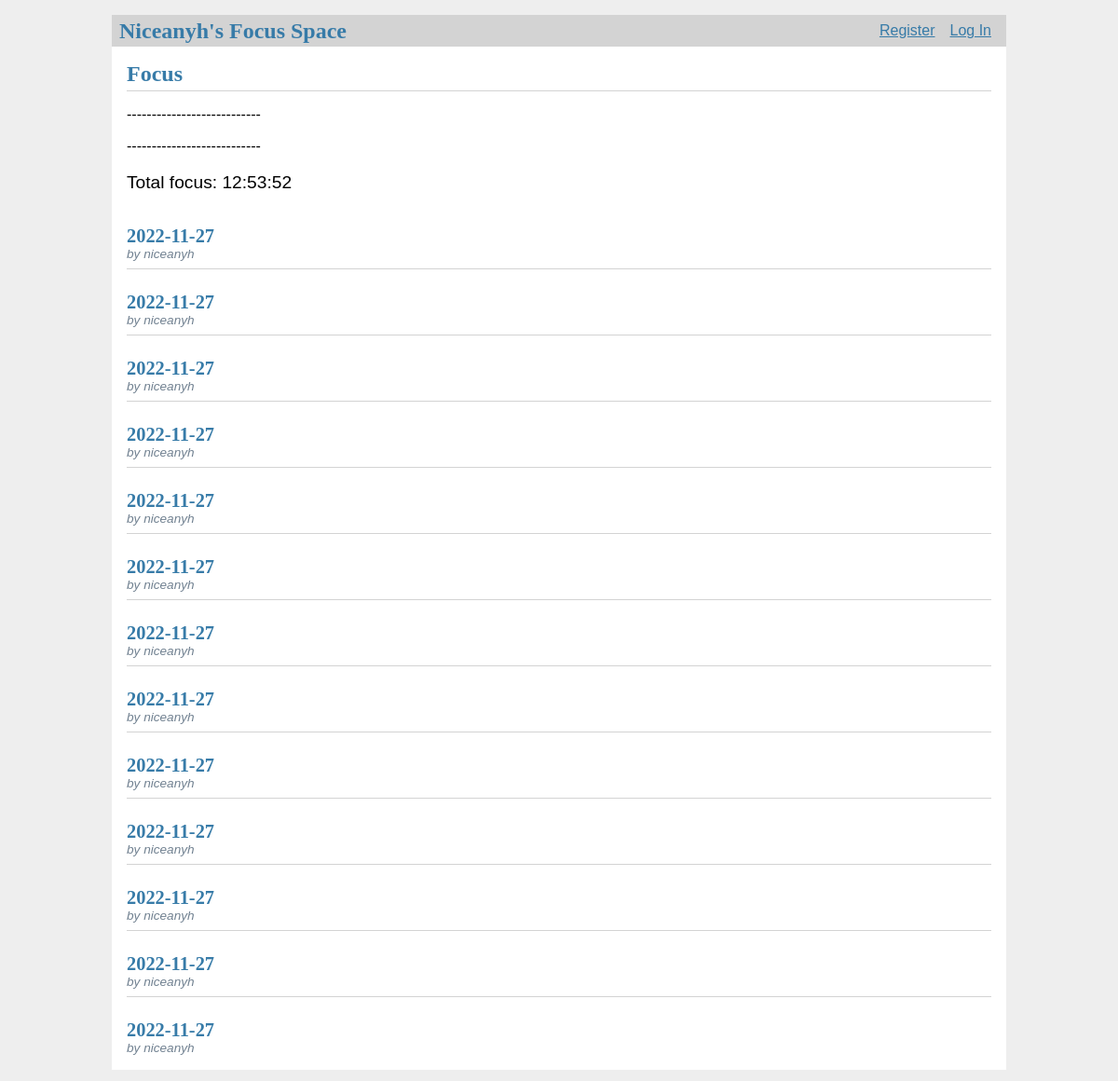
The page / on the database its author committed.
### tables this page shows
CREATE TABLE clock (
  id INTEGER PRIMARY KEY AUTOINCREMENT,
  author_id INTEGER NOT NULL,
  created TIMESTAMP NOT NULL DEFAULT CURRENT_TIMESTAMP,
  ended TIMESTAMP NULL,
  title TEXT NULL,
  FOREIGN KEY (author_id) REFERENCES user (id)
);

CREATE TABLE user (
  id INTEGER PRIMARY KEY AUTOINCREMENT,
  username TEXT UNIQUE NOT NULL,
  password TEXT NOT NULL
);

### focus/blog.py (the view)
@bp.route('/')
def index():
    db = get_db()
    posts = db.execute(
        'SELECT p.id, title, body, created, author_id, username'
        ' FROM post p JOIN user u ON p.author_id = u.id'
        ' ORDER BY created DESC'
    ).fetchall()
    clocks = db.execute(
        'SELECT c.id, title, created,ended ,author_id, username'
        ' FROM clock c JOIN user u ON c.author_id = u.id'
        ' ORDER BY created DESC'
    ).fetchall()
    summary = db.execute(
        'SELECT c.id, title, created,ended'
        ' FROM clock c JOIN user u ON c.author_id = u.id WHERE ended IS NOT NULL'
        ' ORDER BY created DESC'
    ).fetchall()
    total_focus = timedelta(days=0, seconds=0, microseconds=0, milliseconds=0, minutes=0, hours=0, weeks=0)
    for s in summary:
        total_focus = total_focus+ s['ended']- s['created']
    return render_template('blog/index.html', posts=posts,clocks=clocks,total_focus=total_focus)

### focus/auth.py (called while the page is built)
@bp.before_app_request
def load_logged_in_user():
    user_id = session.get('user_id')
    if user_id is None:
        g.user = None
    else:
        g.user = get_db().execute(
            'SELECT * FROM user WHERE id = ?', (user_id,)
        ).fetchone()

### focus/db.py (called while the page is built)
def get_db():
    if 'db' not in g:
        g.db = sqlite3.connect(
            current_app.config['DATABASE'],
            detect_types=sqlite3.PARSE_DECLTYPES
        )
        g.db.row_factory = sqlite3.Row
    return g.db

### focus/templates/blog/index.html (shortened to what this page needs)
{% extends 'base.html' %}
{% block header %}
  <h1>{% block title %}Focus{% endblock %}</h1>
{% endblock %}
{% block content %}
  <p>---------------------------</p>
  <p>---------------------------</p>
  <p style="font-size:120%;">Total focus: {%print(total_focus)%}</p>
  {% for clock in clocks %}
    <article class="post">
      <header>
        <div>
          <h1>{{ clock['created'].strftime('%Y-%m-%d') }}</h1>
          <div class="about">by {{ clock['username'] }}</div>
        </div>
      </header>
    </article>
    {% if not loop.last %}
      <hr>
    {% endif %}
  {% endfor %}
  {% endblock %}

### focus/templates/base.html (shortened to what this page needs)
<!doctype html>
<link rel="stylesheet" href="{{ url_for('static', filename='style.css') }}">
<nav>
  <h1>Niceanyh's Focus Space</h1>
  <ul>
    {% if g.user %}
      <li><span>{{ g.user['username'] }}</span>
      <li><a href="{{ url_for('auth.logout') }}">Log Out</a>
    {% else %}
      <li><a href="{{ url_for('auth.register') }}">Register</a>
      <li><a href="{{ url_for('auth.login') }}">Log In</a>
    {% endif %}
  </ul>
</nav>
<section class="content">
  <header>
    {% block header %}{% endblock %}
  </header>
  {% block content %}{% endblock %}
</section>

### focus/static/style.css (style rules this page uses)
h1 { font-family: serif; color: #377ba8; margin: 1rem 0; }
a { color: #377ba8; }
hr { border: none; border-top: 1px solid lightgray; }
nav { background: lightgray; display: flex; align-items: center; padding: 0 0.5rem; }
nav h1 { flex: auto; margin: 0; }
nav ul { display: flex; list-style: none; margin: 0; padding: 0; }
nav ul li a, nav ul li span, header .action { display: block; padding: 0.5rem; }
.content { padding: 0 1rem 1rem; }
.content > header { border-bottom: 1px solid lightgray; display: flex; align-items: flex-end; }
.content > header h1 { flex: auto; margin: 1rem 0 0.25rem 0; }
.post > header { display: flex; align-items: flex-end; font-size: 0.85em; }
.post > header > div:first-of-type { flex: auto; }
.post > header h1 { font-size: 1.5em; margin-bottom: 0; }
.post .about { color: slategray; font-style: italic; }
.content:last-child { margin-bottom: 0; }

### rows shown on the page
clock: created "2022-11-27", username "niceanyh"
clock: created "2022-11-27", username "niceanyh"
clock: created "2022-11-27", username "niceanyh"
clock: created "2022-11-27", username "niceanyh"
clock: created "2022-11-27", username "niceanyh"
clock: created "2022-11-27", username "niceanyh"
clock: created "2022-11-27", username "niceanyh"
clock: created "2022-11-27", username "niceanyh"
clock: created "2022-11-27", username "niceanyh"
clock: created "2022-11-27", username "niceanyh"
clock: created "2022-11-27", username "niceanyh"
clock: created "2022-11-27", username "niceanyh"
clock: created "2022-11-27", username "niceanyh"

### other values the page prints
{{ print(total_focus) }} "12:53:52"
